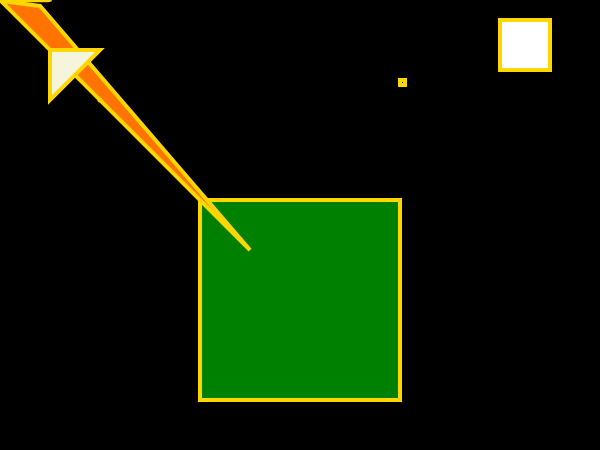
Frame 1 (no input)
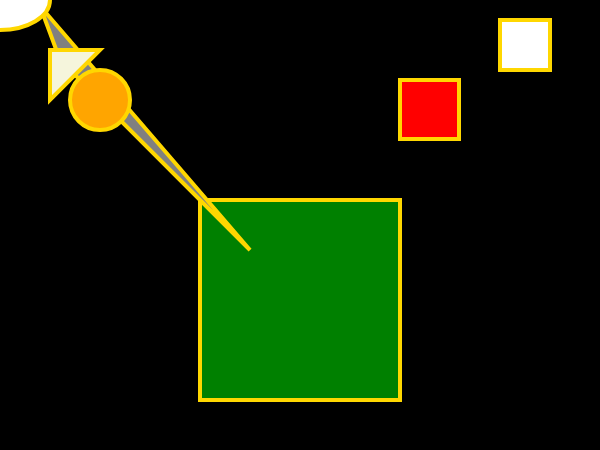
Frame 60 (no input)
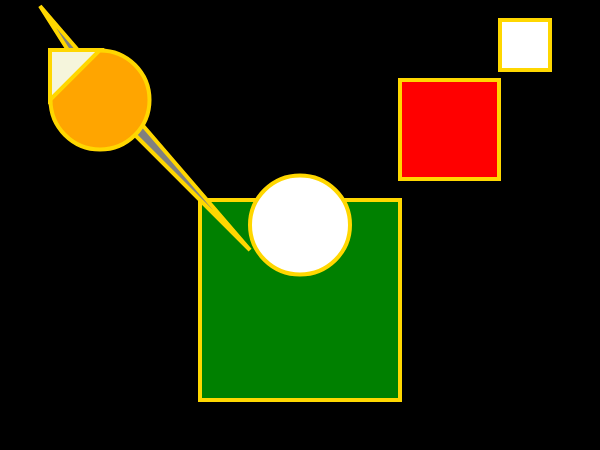
Frame 120 (the mouse pressed at the canvas centre since frame 60)

The p5.js sketch that drew these frames (run headless with seeded random() and noise() and a simulated clock; from frame 60 on, the mouse is pressed at the canvas centre):

// p5.js sketch
// ── sketch.js
var radius = 5;

function setup() {
    createCanvas(600, 450);
    
}

function draw() {
    
    background("black");
    strokeWeight(4);
    stroke("gold");
       
    var yellow = color(255, 253, 0);
    var x = 400;
    var y = 80;
    fill(yellow); 
    if (mouseX > width/2) {
		fill(yellow);
	} else {
		fill("red");
	} 
    if (frameCount < 50) { 
        fill("blue");
    }
    rect(x, y, radius, radius);
    if (frameCount < 100) {
       radius = frameCount;
    }
    
    
    var green = color(0, 233, 0);
    var x = 500;
    var y = 20;
    var r = 50;
    fill(green);
    if (mouseX > width/2) {
		fill("green");
	} else {
		fill("white");
	}
    rect(x, y, r, r);
    
    
      
    var red = color("red");
    var x = 200;
    var y = 200;
    var r = 200;
    fill(red);
    if (mouseX > width/2) {
		fill("red");
	} else {
		fill("green");
	}
    rect(x, y, r, r);
    
    
    
    var orange = color("#FF7400");
    var x = 250;
    var y = 250;
    var r = 100;
    var z = 6;
    var a = 40;
    fill(orange);
    if (frameCount > 50) { 
        fill("gray");
    }
    triangle(x, y, a, z, radius, radius);
    if (frameCount < 100) {
       radius = frameCount;
    } 
    
    
    
    
    var pink = color(243, 0, 137);
    var x = 100;
    var y = 100;
    var r = 100;
    fill(pink);
    if (mouseX > width/2) {
		fill(pink);
	} else {
		fill("orange");
	}
    ellipse(x, y, radius, radius);
    if (frameCount < 100) {
       radius = frameCount;
    }
    
    
    
    var lilac = color(146, 104, 128);
    var x = 50;
    var y = 50;
    var r = 100;
    fill(lilac);
    if (mouseX > width/2) {
		fill(lilac);
	} else {
		fill("beige");
	}
    triangle(x, y, x, r, r, x);
    
    
    var c = color(8, 146, 146);
    var x = 100;
    var y = 100;
    var r = 100;
    fill(c);
    if (mouseX > width/2) {
		fill(c);
	} else {
		fill("white");
	}
    
    
    
ellipse(mouseX, mouseY, x, radius);
    if (frameCount < 100) {
       radius = frameCount;
    }  
   
}
// ── third.html
<!doctype html>
<html>
    <head>
        <title>MMP 210 Assignments</title>
        <link rel="stylesheet" href="../style.css"
              type="text/css" />
        <meta charset="utf-8" />
    </head>
    <body>
        <div id="wrapper">
            <nav>
            <h1>Portfolio Page</h1>
            <ul>
                <li><a href="../index.html">Home</a></li>
                <li><a href="../index.html">Assignments</a>
                    <ul>
                        <li><a href="../week1/first.html">First</a></li>
                        <li><a href="../week2/second.html">Second</a></li>
                    
                        
                    <li><a href="../week3/third.html">Third</a></li>
                    </ul>
                    
                    </ul>
                </li>
            </ul>
            </nav>  
            
        </div>
    
     <script src="../p5.min.js"></script>
     <script src="sketch.js"></script>    
      
    </body>
   
  
</html>
